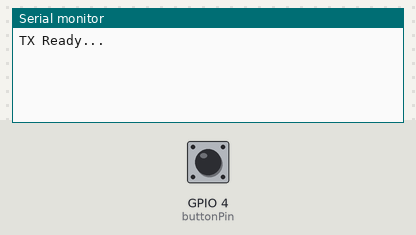
Simulated run of this sketch. Board: ESP32. Shown: the last lines printed to the serial monitor. The inputs (shaded band) are chosen by the test bench; at power-on: GPIO 4 (buttonPin) HIGH. No radio packets arrive unless stated.

Above: at 1.2 s.
1.3 s: GPIO 4 (buttonPin) pulled LOW for 0.15 s
At 1.5 s:
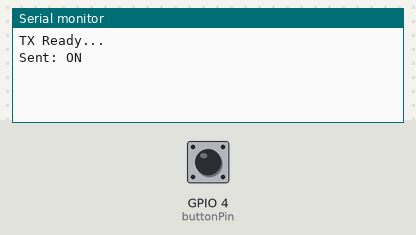
At 2.5 s:
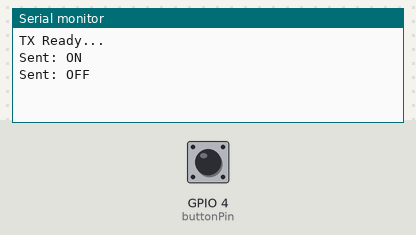

Measured:
- after the input at 1.3 s, the serial monitor: prints a new line after 0.06 s (image 1)

The sketch:

ESP32_TX.ino
```cpp
#include <RH_ASK.h>
#include <SPI.h>

RH_ASK driver(1000, -1, 17, -1);   // 1000bps, txPin=GPIO17

const int buttonPin = 4;
int lastState = HIGH;

void setup() {
  pinMode(buttonPin, INPUT_PULLUP);
  Serial.begin(115200);

  if (!driver.init()) {
    Serial.println("TX init failed!");
  } else {
    Serial.println("TX Ready...");
  }
}

void loop() {
  int state = digitalRead(buttonPin);

  if (state != lastState) {
    if (state == LOW) {
      const char *msg = "ON";
      driver.send((uint8_t*)msg, strlen(msg));
      driver.waitPacketSent();
      Serial.println("Sent: ON");
    } else {
      const char *msg = "OFF";
      driver.send((uint8_t*)msg, strlen(msg));
      driver.waitPacketSent();
      Serial.println("Sent: OFF");
    }
    lastState = state;
  }

  delay(50);
}
```
